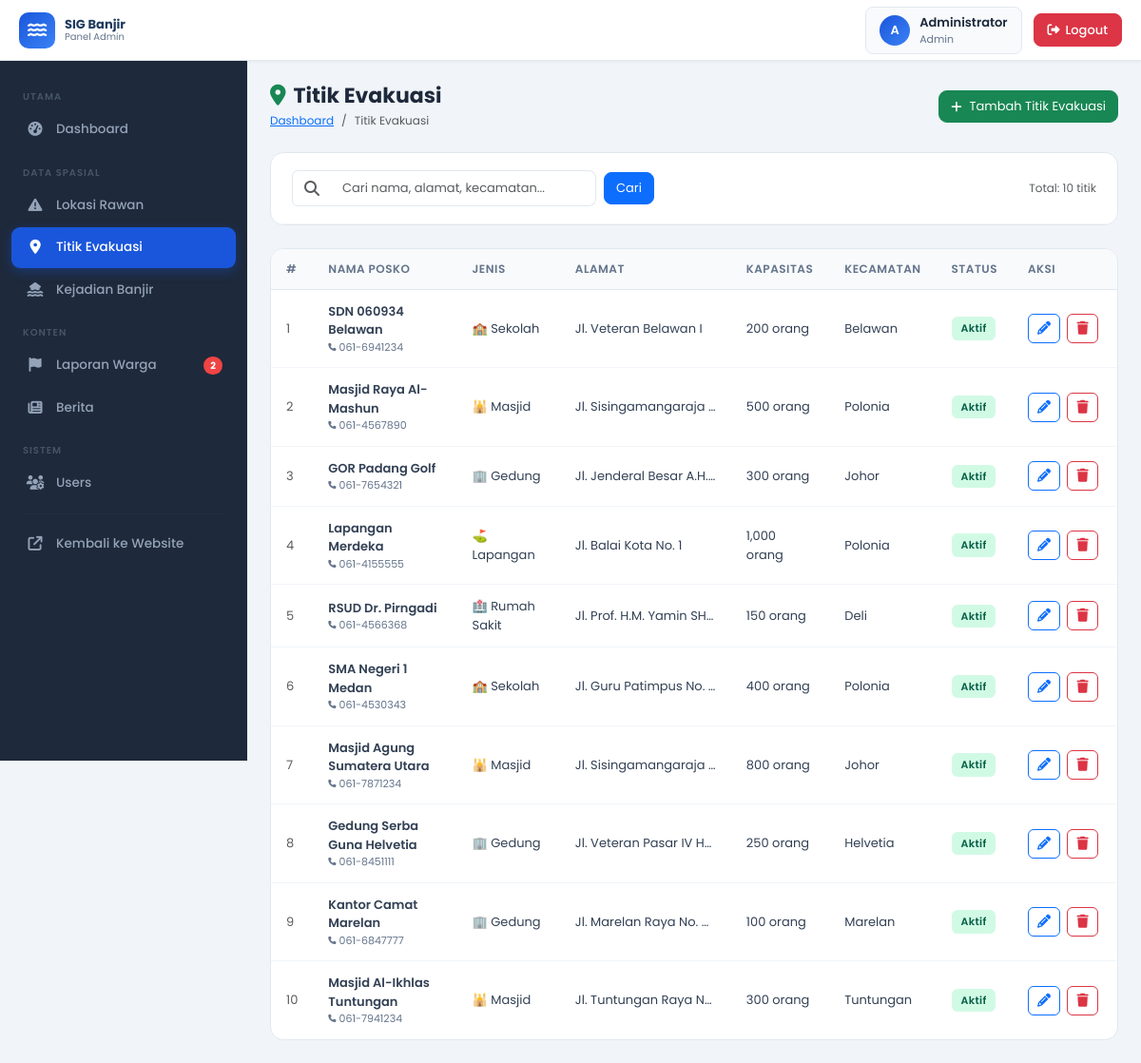
Screenshot of /admin/evakuasi.php (signed in) with the database file from the repository.
### tables this page shows
CREATE TABLE titik_evakuasi (
  id INT PRIMARY KEY AUTO_INCREMENT,
  nama VARCHAR(200) NOT NULL,
  jenis ENUM('sekolah','masjid','gedung','lapangan','rumah_sakit','lainnya') NOT NULL,
  alamat TEXT,
  latitude DECIMAL(10,8) NOT NULL,
  longitude DECIMAL(11,8) NOT NULL,
  kapasitas INT DEFAULT 0,
  fasilitas TEXT,
  kontak VARCHAR(50),
  kecamatan_id INT,
  status ENUM('aktif','nonaktif') DEFAULT 'aktif',
  created_at TIMESTAMP DEFAULT CURRENT_TIMESTAMP,
  FOREIGN KEY (kecamatan_id) REFERENCES kecamatan(id) ON DELETE SET NULL,
  INDEX idx_kecamatan (kecamatan_id),
  INDEX idx_jenis (jenis),
  INDEX idx_status (status)
);

CREATE TABLE kecamatan (
  id INT PRIMARY KEY AUTO_INCREMENT,
  nama VARCHAR(100) NOT NULL,
  kode VARCHAR(20)
);

### includes/functions.php (called while the page is built, shortened)
<?php
function pagination(int $total, int $perPage, int $currentPage, string $baseUrl): array {
    $totalPages = ceil($total / $perPage);
    $currentPage = max(1, min($currentPage, $totalPages));
    $offset = ($currentPage - 1) * $perPage;
    $separator = (strpos($baseUrl, '?') !== false) ? '&' : '?';
    $prevPage = $currentPage > 1 ? $currentPage - 1 : null;
    $nextPage = $currentPage < $totalPages ? $currentPage + 1 : null;
    $links = [];
    $rangeStart = max(1, $currentPage - 2);
    $rangeEnd = min($totalPages, $currentPage + 2);
    for ($i = $rangeStart; $i <= $rangeEnd; $i++) {
        $links[] = [
            'page' => $i,
            'url' => $baseUrl . $separator . 'page=' . $i,
            'active' => ($i === $currentPage)
        ];
    }
    return [
        'total' => $total,
        'perPage' => $perPage,
        'currentPage' => $currentPage,
        'totalPages' => $totalPages,
        'offset' => $offset,
        'prev' => $prevPage ? $baseUrl . $separator . 'page=' . $prevPage : null,
        'next' => $nextPage ? $baseUrl . $separator . 'page=' . $nextPage : null,
        'links' => $links,
        'hasMore' => $currentPage < $totalPages
    ];
}

### admin/evakuasi.php (the view, shortened to what this page needs)
<?php
require_once __DIR__ . '/../includes/functions.php';
$db = getDB();
$search  = trim($_GET['search'] ?? '');
$page    = max(1, (int) ($_GET['page'] ?? 1));
$perPage = 10;
$searchParam = "%{$search}%";
$totalStmt = $db->prepare("
    SELECT COUNT(*)
    FROM titik_evakuasi te
    LEFT JOIN kecamatan k ON te.kecamatan_id = k.id
    WHERE te.nama LIKE ? OR te.alamat LIKE ? OR k.nama LIKE ?
");
$totalStmt->execute([$searchParam, $searchParam, $searchParam]);
$total = (int) $totalStmt->fetchColumn();
$paging = pagination($total, $perPage, $page,
    '/GIS_BANJIR/admin/evakuasi.php' . ($search ? '?search=' . urlencode($search) : ''));
$offset = $paging['offset'];
$dataStmt = $db->prepare("
    SELECT te.*, k.nama AS nama_kecamatan
    FROM titik_evakuasi te
    LEFT JOIN kecamatan k ON te.kecamatan_id = k.id
    WHERE te.nama LIKE ? OR te.alamat LIKE ? OR k.nama LIKE ?
    ORDER BY te.created_at DESC
    LIMIT {$perPage} OFFSET {$offset}
");
$dataStmt->execute([$searchParam, $searchParam, $searchParam]);
$evakuasiList = $dataStmt->fetchAll();
require_once __DIR__ . '/includes/header.php';
?>
<div class="page-header">
    <div class="page-header-left">
        <h1><i class="fa-solid fa-location-dot me-2 text-success"></i>Titik Evakuasi</h1>
        <nav aria-label="breadcrumb">
            <ol class="breadcrumb mb-0">
                <li class="breadcrumb-item"><a href="/GIS_BANJIR/admin/index.php">Dashboard</a></li>
                <li class="breadcrumb-item active">Titik Evakuasi</li>
            </ol>
        </nav>
    </div>
    <button class="btn btn-success d-flex align-items-center gap-2" style="border-radius:9px; font-size:13px"
            data-bs-toggle="modal" data-bs-target="#modalTambah">
        <i class="fa-solid fa-plus"></i> Tambah Titik Evakuasi
    </button>
</div>
<div class="data-card mb-4">
    <div class="data-card-header">
        <form method="GET" class="d-flex gap-2 flex-wrap w-100 align-items-center">
            <div class="input-group" style="max-width:320px">
                <span class="input-group-text bg-white" style="border-color:#e2e8f0">
                    <i class="fa-solid fa-search text-muted"></i>
                </span>
                <input type="text" name="search" class="form-control" placeholder="Cari nama, alamat, kecamatan..."
                       value="<?= htmlspecialchars($search, ENT_QUOTES, 'UTF-8') ?>" style="border-left:none">
            </div>
            <button type="submit" class="btn btn-primary" style="border-radius:8px; font-size:13px">Cari</button>
            <span class="ms-auto text-muted" style="font-size:12px">Total: <?= $total ?> titik</span>
        </form>
    </div>
</div>
<div class="data-card">
    <div class="data-card-body">
        <?php if (count($evakuasiList) === 0): ?>
            <div class="text-center text-muted py-5">
                <i class="fa-solid fa-location-dot fa-3x mb-3 d-block opacity-50"></i>
                <?= $search ? 'Tidak ada data yang cocok dengan pencarian.' : 'Belum ada data titik evakuasi.' ?>
            </div>
        <?php else: ?>
        <div class="table-responsive">
            <table class="admin-table w-100" aria-label="Tabel Titik Evakuasi">
                <thead>
                    <tr>
                        <th style="width:40px">#</th>
                        <th>Nama Posko</th>
                        <th>Jenis</th>
                        <th>Alamat</th>
                        <th>Kapasitas</th>
                        <th>Kecamatan</th>
                        <th>Status</th>
                        <th style="width:110px">Aksi</th>
                    </tr>
                </thead>
                <tbody>
                    <?php foreach ($evakuasiList as $i => $evak): ?>
                    <tr>
                        <td class="text-muted"><?= $paging['offset'] + $i + 1 ?></td>
                        <td>
                            <div style="font-weight:600"><?= htmlspecialchars($evak['nama'], ENT_QUOTES, 'UTF-8') ?></div>
                            <?php if ($evak['kontak']): ?>
                            <div style="font-size:11px; color:#64748b">
                                <?= htmlspecialchars($evak['kontak'], ENT_QUOTES, 'UTF-8') ?>
                            </div>
                            <?php endif; ?>
                        </td>
                        <td>
                            <?php
                            $jenisLabel = [
                                'sekolah'     => ['🏫','Sekolah'],
                                'masjid'      => ['🕌','Masjid'],
                                'gedung'      => ['🏢','Gedung'],
                                'lapangan'    => ['⛳','Lapangan'],
                                'rumah_sakit' => ['🏥','Rumah Sakit'],
                                'lainnya'     => ['📍','Lainnya'],
                            ];
                            $jLabel = $jenisLabel[$evak['jenis']] ?? ['📍','Lainnya'];
                            ?>
                            <span style="font-size:13px"><?= $jLabel[0] ?> <?= $jLabel[1] ?></span>
                        </td>
                        <td style="max-width:180px">
                            <div style="overflow:hidden; text-overflow:ellipsis; white-space:nowrap; font-size:13px"
                                 title="<?= htmlspecialchars($evak['alamat'] ?? '', ENT_QUOTES, 'UTF-8') ?>">
                                <?= htmlspecialchars($evak['alamat'] ?? '-', ENT_QUOTES, 'UTF-8') ?>
                            </div>
                        </td>
                        <td><?= number_format((int)$evak['kapasitas']) ?> orang</td>
                        <td><?= htmlspecialchars($evak['nama_kecamatan'] ?? '-', ENT_QUOTES, 'UTF-8') ?></td>
                        <td>
                            <span class="admin-badge badge-<?= $evak['status'] ?>">
                                <?= ucfirst($evak['status']) ?>
                            </span>
                        </td>
                        <td>
                            <button class="btn btn-sm btn-outline-primary me-1" style="border-radius:6px; padding:4px 9px"
                                    onclick="bukaModalEdit(<?= htmlspecialchars(json_encode($evak), JSON_HEX_TAG|JSON_HEX_APOS|JSON_HEX_QUOT|JSON_HEX_AMP) ?>)"
                                    title="Edit" aria-label="Edit <?= htmlspecialchars($evak['nama'], ENT_QUOTES, 'UTF-8') ?>">
                                <i class="fa-solid fa-pencil"></i>
                            </button>
                            <form id="hapus-<?= $evak['id'] ?>" method="POST" class="d-inline">
                                <button type="button" class="btn btn-sm btn-outline-danger" style="border-radius:6px; padding:4px 9px"
                                        onclick="konfirmasiHapus('hapus-<?= $evak['id'] ?>', '<?= htmlspecialchars(addslashes($evak['nama']), ENT_QUOTES, 'UTF-8') ?>')"
                                        title="Hapus" aria-label="Hapus <?= htmlspecialchars($evak['nama'], ENT_QUOTES, 'UTF-8') ?>">
                                    <i class="fa-solid fa-trash"></i>
                                </button>
                            </form>
                        </td>
                    </tr>
                    <?php endforeach; ?>
                </tbody>
            </table>
        </div>
        <?php endif; ?>
    </div>
</div>
<?php require_once __DIR__ . '/includes/footer.php'; ?>

### admin/includes/header.php (style rules this page uses)
:root { --admin-primary: #1a56db; --admin-secondary: #1e3a5f; --admin-sidebar-bg: #1e293b; --admin-sidebar-hover: #334155; --admin-sidebar-active: #1a56db; --admin-sidebar-width: 260px; --admin-topbar-height: 64px; --admin-text-light: #94a3b8; }
*, *::before, *::after { box-sizing: border-box; }
body { font-family: 'Poppins', sans-serif; background-color: #f1f5f9; color: #334155; font-size: 14px; }
.page-header { display: flex; align-items: center; justify-content: space-between; margin-bottom: 24px; }
.page-header-left h1 { font-size: 22px; font-weight: 700; color: #1e293b; margin: 0; }
.page-header-left .breadcrumb { font-size: 12px; margin: 4px 0 0; }
.data-card { background: #fff; border-radius: 14px; border: 1px solid #e2e8f0; overflow: hidden; }
.data-card .data-card-header { padding: 18px 22px; border-bottom: 1px solid #f1f5f9; display: flex; align-items: center; justify-content: space-between; }
.data-card .data-card-body { padding: 0; }
.admin-table { width: 100%; border-collapse: collapse; }
.admin-table th { background: #f8fafc; padding: 12px 16px; font-size: 12px; font-weight: 600; text-transform: uppercase; letter-spacing: .5px; color: #64748b; border-bottom: 1px solid #e2e8f0; white-space: nowrap; }
.admin-table td { padding: 13px 16px; border-bottom: 1px solid #f1f5f9; font-size: 13px; color: #334155; vertical-align: middle; }
.admin-table tbody tr:last-child td { border-bottom: none; }
.badge-aktif { background: #d1fae5; color: #065f46; }
.admin-badge { display: inline-flex; align-items: center; padding: 4px 10px; border-radius: 6px; font-size: 11px; font-weight: 600; letter-spacing: .3px; white-space: nowrap; }
.form-control, .form-select { font-size: 13px; border-radius: 8px; border-color: #e2e8f0; padding: 8px 12px; }

### rows the page displays
titik_evakuasi: offset "1", nama "SDN 060934 Belawan", kontak "061-6941234", jenis "🏫", jenis "Sekolah", alamat "Jl. Veteran Belawan I", kapasitas "200", kecamatan.nama "Belawan", status "Aktif"
titik_evakuasi: offset "2", nama "Masjid Raya Al-Mashun", kontak "061-4567890", jenis "🕌", jenis "Masjid", alamat "Jl. Sisingamangaraja…", kapasitas "500", kecamatan.nama "Polonia", status "Aktif"
titik_evakuasi: offset "3", nama "GOR Padang Golf", kontak "061-7654321", jenis "🏢", jenis "Gedung", alamat "Jl. Jenderal Besar A.H.…", kapasitas "300", kecamatan.nama "Johor", status "Aktif"
titik_evakuasi: offset "4", nama "Lapangan Merdeka", kontak "061-4155555", jenis "⛳", jenis "Lapangan", alamat "Jl. Balai Kota No. 1", kapasitas "1,000", kecamatan.nama "Polonia", status "Aktif"
titik_evakuasi: offset "5", nama "RSUD Dr. Pirngadi", kontak "061-4566368", jenis "🏥", jenis "Rumah Sakit", alamat "Jl. Prof. H.M. Yamin SH…", kapasitas "150", kecamatan.nama "Deli", status "Aktif"
titik_evakuasi: offset "6", nama "SMA Negeri 1 Medan", kontak "061-4530343", jenis "🏫", jenis "Sekolah", alamat "Jl. Guru Patimpus No. 5", kapasitas "400", kecamatan.nama "Polonia", status "Aktif"
titik_evakuasi: offset "7", nama "Masjid Agung Sumatera Utara", kontak "061-7871234", jenis "🕌", jenis "Masjid", alamat "Jl. Sisingamangaraja…", kapasitas "800", kecamatan.nama "Johor", status "Aktif"
titik_evakuasi: offset "8", nama "Gedung Serba Guna Helvetia", kontak "061-8451111", jenis "🏢", jenis "Gedung", alamat "Jl. Veteran Pasar IV H…", kapasitas "250", kecamatan.nama "Helvetia", status "Aktif"
titik_evakuasi: offset "9", nama "Kantor Camat Marelan", kontak "061-6847777", jenis "🏢", jenis "Gedung", alamat "Jl. Marelan Raya No. 88", kapasitas "100", kecamatan.nama "Marelan", status "Aktif"
titik_evakuasi: offset "10", nama "Masjid Al-Ikhlas Tuntungan", kontak "061-7941234", jenis "🕌", jenis "Masjid", alamat "Jl. Tuntungan Raya N…", kapasitas "300", kecamatan.nama "Tuntungan", status "Aktif"

### other values shown
substr($_SESSION['admin_nama'] ?? 'A', 0, 1) "A"
$_SESSION['admin_nama'] "Administrator"
$_SESSION['admin_role'] "Admin"
$badgeMenunggu "2"
$total "10"
